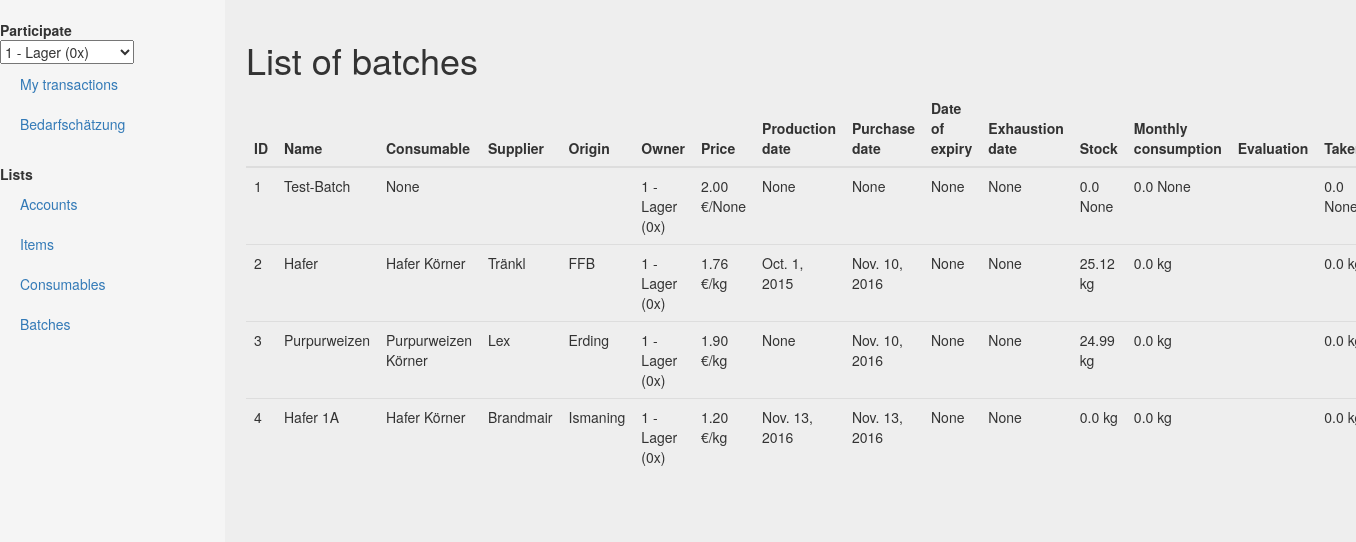
The app's page /batchlist, older data.
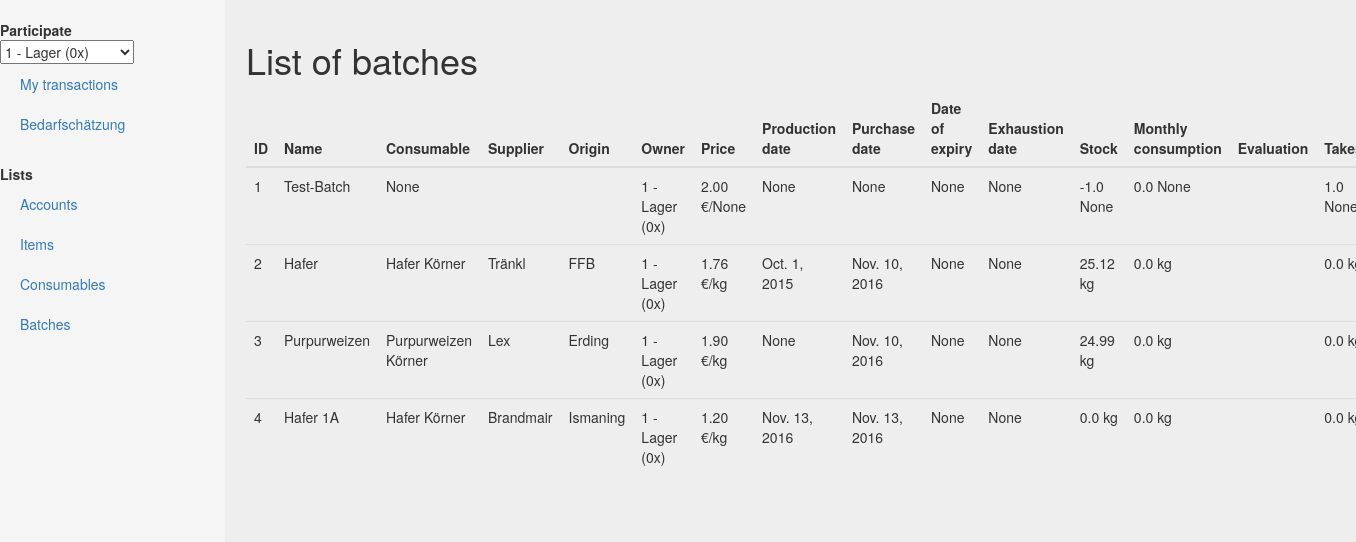
The same page, newer data.
### core/models.py (models this page shows, shortened)
class Batch(models.Model):
    name = models.CharField(max_length=100)
    description = models.TextField(blank=True)
    comment = models.TextField(blank=True)
    consumable = models.ForeignKey('Consumable', blank=True, null=True)
    supplier = models.ForeignKey('Supplier', blank=True, null=True)
    owner_account = models.ForeignKey('Account')
    unit = models.ForeignKey('Unit', blank=True, null=True)
    price = models.FloatField() #MoneyField;
    production_date = models.DateField(blank=True, null=True) # date of production, harvest, or purchase (for devices: start of warranty)
    purchase_date = models.DateField(blank=True, null=True) # date of production, harvest, or purchase (for devices: start of warranty)
    date_of_expiry = models.DateField(blank=True, null=True) # durability date; resp. for devices: end of service life, e.g. end of warranty
    exhaustion_date = models.DateField(blank=True, null=True) # the date when the stock is likely to be used-up
    stock = models.FloatField(default=0) # the exact amount in stock (desired value according to transitions)
    monthly_consumption = models.FloatField(default=0) # per month
    monthly_consumption_calcdate = models.DateField(blank=True, null=True) # date when monthly consumption was last calculated
    consumption_evaluation = models.TextField(blank=True) # enum ?
    taken = models.FloatField(default=0)
    parcel_approx = models.FloatField(default=0)
    special_density = models.FloatField(default=0)
    @property
    def price_str(self):
        return "{} €/{}".format(format(self.price,'.2f'), self.unit)

class Account(models.Model):
    name = models.CharField(max_length=50, default="")
    users = models.ManyToManyField('User', blank=True)
    deposit = models.FloatField(default=0) #MoneyField;
    balance = models.FloatField(default=0) #MoneyField;
    taken = models.FloatField(default=0)
    def __str__(self):
        rate = self.calc_rate(datetime=datetime.datetime.now())
        return "{} - {} ({}x)".format(str(self.id), self.name, rate)
    def calc_rate(self, datetime):
        current_phases = AccPayPhase.objects.filter(account = self.id).filter(Q(start=None)|Q(start__lte=datetime)).filter(Q(end=None)|Q(end__gte=datetime))
        if not current_phases:
            rate = 0
        else:
            rate = 1
            for payphase in current_phases:
                rate = rate * payphase.rate
        return rate

### core/views.py (the view)
# urls.py: url(r'^batchlist$', views.batchlist),
def batchlist(request):
    template = loader.get_template('core/batchlist.html')
    batches = Batch.objects.all()
    batchlist = sorted(list(batches), key=lambda t: t.id)
    context = {"batchlist" : batchlist}
    return HttpResponse(template.render({**global_context(), **context}, request))

### core/models.py (called while the page is built)
    def __str__(self):
        return self.name

    def __str__(self):
        return self.name

### core/views.py (called while the page is built)
def global_context():
    accounts = Account.objects.all()
    context = {"accounts": accounts}
    return context

### core/templates/core/batchlist.html (shortened to what this page needs)
{% extends "core/base.html" %}
{% block heading %}List of batches{% endblock %}
{% block content %}
<table class="table">
          <thead>
            <th>ID</th>
            <th>Name</th>
            <th>Consumable</th>
            <th>Supplier</th>
            <th>Origin</th>
            <th>Owner</th>
            <th>Price</th>
            <th>Production date</th>
            <th>Purchase date</th>
            <th>Date of expiry</th>
            <th>Exhaustion date</th>
            <th>Stock</th>
            <th>Monthly consumption</th>
            <th>Evaluation</th>
            <th>Taken</th>
          </thead>
          <tbody>
          {% for batch in batchlist %}
            <tr>
              <td>{{ batch.id }}</td>
              <td>{{ batch.name }}</td>
              <td>{{ batch.consumable }}</td>
              <td>{{ batch.supplier.name }}</td>
              <td>{{ batch.supplier.broad_location }}</td>
              <td>{{ batch.owner_account }}</td>
              <td>{{ batch.price_str }}</td>
              <td>{{ batch.production_date }}</td>
              <td>{{ batch.purchase_date }}</td>
              <td>{{ batch.date_of_expiry }}</td>
              <td>{{ batch.exhaustion_date }}</td>
              <td>{{ batch.stock }} {{ batch.unit }}</td>
              <td>{{ batch.monthly_consumption }} {{ batch.unit }}</td>
              <td>{{ batch.consumption_evaluation }}</td>
              <td>{{ batch.taken }} {{ batch.unit }}</td>
            </tr>
          {% endfor %}
          </tbody>
        </table>
{% endblock %}

Row changes from the older to the newer data that the page shows:
changed Batch "Test-Batch": stock "0.0" → "-1.0"; taken "0.0" → "1.0"
